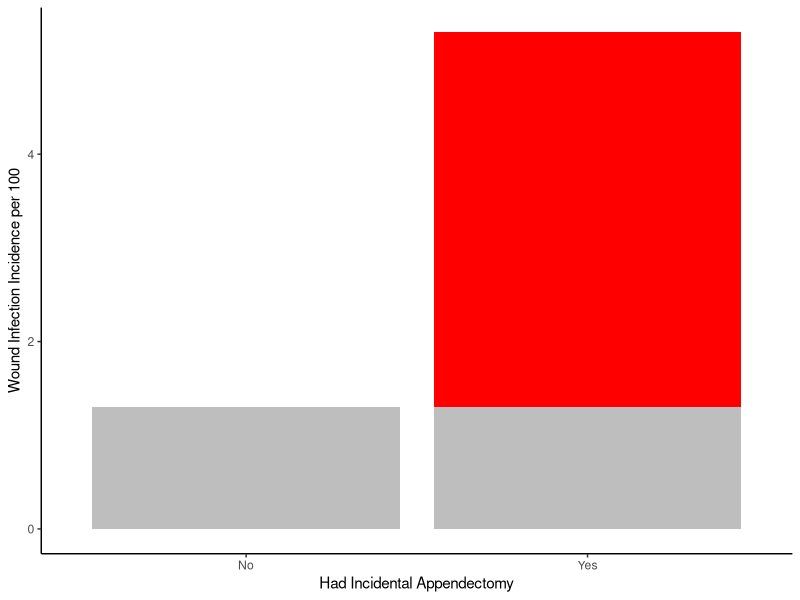

Source code (R):
## ---- chunk 1
knitr::include_graphics("https://picsum.photos/200/300")
## ---- chunk 2
library(dplyr, warn.conflicts = FALSE)
library(ggplot2)
## ---- chunk 3
matrix <- matrix(
  c(a = 7, b = 124, 
    c = 1, d = 78),
  ncol = 2,
  byrow = TRUE
)

# Add names to make the matrix more readable
rownames(matrix) <- c("Appendectomy", "No Appendectomy")
colnames(matrix) <- c("Infection", "No Infection")

matrix
## ---- chunk 4
crosstab_mat <- cbind(matrix, rowsum = rowSums(matrix))
crosstab_mat
## ---- chunk 5
ip <- crosstab_mat[, "Infection"] / crosstab_mat[, "rowsum"]
crosstab_mat <- cbind(crosstab_mat, ip)
crosstab_mat
## ---- chunk 6
ip_exposed <- crosstab_mat["Appendectomy", "ip"]
ip_unexposed <- crosstab_mat["No Appendectomy", "ip"]
risk_difference <- ip_exposed - ip_unexposed
risk_difference
## ---- chunk 7
risk_difference * 100
## ---- chunk 8
tibble(
  appendectomy = factor(c("No", "No", "Yes", "Yes")),
  base_rate = c("Yes", "No", "Yes", "No"),
  incidence = c(1.3, 0.0, 1.3, 4.0) 
) %>% 
ggplot() +
  geom_col(aes(x = appendectomy, y = incidence, fill = base_rate)) +
  scale_fill_manual(values = c("red", "gray")) +
  labs(
    x = "Had Incidental Appendectomy",
    y = "Wound Infection Incidence per 100"
  ) +
  theme_classic() +
  theme(legend.position = "none") 
## ---- chunk 9
rm(list = ls())
## ---- chunk 10
sessionInfo()
